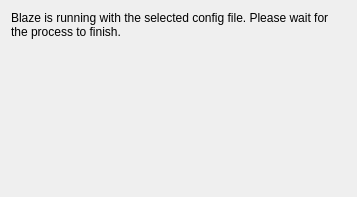
<?xml version="1.0" encoding="UTF-8"?>
<ui version="4.0">
 <class>ProgressBox</class>
 <widget class="QDialog" name="ProgressBox">
  <property name="geometry">
   <rect>
    <x>0</x>
    <y>0</y>
    <width>357</width>
    <height>197</height>
   </rect>
  </property>
  <property name="minimumSize">
   <size>
    <width>357</width>
    <height>179</height>
   </size>
  </property>
  <property name="windowTitle">
   <string>Running Blaze</string>
  </property>
  <layout class="QVBoxLayout" name="verticalLayout">
   <item>
    <widget class="QLabel" name="label">
     <property name="text">
      <string>Blaze is running with the selected config file. Please wait for the process to finish.</string>
     </property>
     <property name="wordWrap">
      <bool>true</bool>
     </property>
    </widget>
   </item>
   <item>
    <widget class="QScrollArea" name="scrollArea">
     <property name="frameShape">
      <enum>QFrame::Shape::NoFrame</enum>
     </property>
     <property name="frameShadow">
      <enum>QFrame::Shadow::Plain</enum>
     </property>
     <property name="widgetResizable">
      <bool>true</bool>
     </property>
     <widget class="QWidget" name="scrollAreaWidgetContents_2">
      <property name="geometry">
       <rect>
        <x>0</x>
        <y>0</y>
        <width>339</width>
        <height>141</height>
       </rect>
      </property>
      <layout class="QVBoxLayout" name="verticalLayout_3"/>
     </widget>
    </widget>
   </item>
  </layout>
 </widget>
 <resources/>
 <connections/>
</ui>
